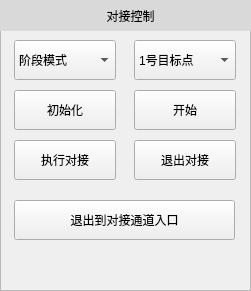
  <widget class="QFrame" name="frame_2">
   <property name="geometry">
    <rect>
     <x>10</x>
     <y>60</y>
     <width>251</width>
     <height>291</height>
    </rect>
   </property>
   <property name="frameShape">
    <enum>QFrame::StyledPanel</enum>
   </property>
   <property name="frameShadow">
    <enum>QFrame::Raised</enum>
   </property>
   <widget class="QPushButton" name="pushButton_7">
    <property name="geometry">
     <rect>
      <x>134</x>
      <y>140</y>
      <width>102</width>
      <height>40</height>
     </rect>
    </property>
    <property name="text">
     <string>退出对接</string>
    </property>
   </widget>
   <widget class="QPushButton" name="pushButton_5">
    <property name="geometry">
     <rect>
      <x>14</x>
      <y>140</y>
      <width>102</width>
      <height>40</height>
     </rect>
    </property>
    <property name="text">
     <string>执行对接</string>
    </property>
   </widget>
   <widget class="QPushButton" name="pushButton_6">
    <property name="geometry">
     <rect>
      <x>14</x>
      <y>200</y>
      <width>221</width>
      <height>40</height>
     </rect>
    </property>
    <property name="text">
     <string>退出到对接通道入口</string>
    </property>
   </widget>
   <widget class="QPushButton" name="pushButton_3">
    <property name="geometry">
     <rect>
      <x>14</x>
      <y>90</y>
      <width>102</width>
      <height>40</height>
     </rect>
    </property>
    <property name="text">
     <string>初始化</string>
    </property>
   </widget>
   <widget class="QLabel" name="label_1_2">
    <property name="geometry">
     <rect>
      <x>0</x>
      <y>0</y>
      <width>261</width>
      <height>31</height>
     </rect>
    </property>
    <property name="styleSheet">
     <string notr="true">background-color: rgb(217, 217, 217);</string>
    </property>
    <property name="text">
     <string>对接控制</string>
    </property>
    <property name="alignment">
     <set>Qt::AlignCenter</set>
    </property>
   </widget>
   <widget class="QPushButton" name="pushButton_4">
    <property name="geometry">
     <rect>
      <x>134</x>
      <y>90</y>
      <width>102</width>
      <height>40</height>
     </rect>
    </property>
    <property name="text">
     <string>开始</string>
    </property>
   </widget>
   <widget class="QComboBox" name="comboBox2">
    <property name="geometry">
     <rect>
      <x>134</x>
      <y>40</y>
      <width>102</width>
      <height>40</height>
     </rect>
    </property>
    <item>
     <property name="text">
      <string>1号目标点</string>
     </property>
    </item>
    <item>
     <property name="text">
      <string>2号目标点</string>
     </property>
    </item>
   </widget>
   <widget class="QComboBox" name="comboBox3">
    <property name="geometry">
     <rect>
      <x>14</x>
      <y>40</y>
      <width>102</width>
      <height>40</height>
     </rect>
    </property>
    <property name="styleSheet">
     <string notr="true"/>
    </property>
    <item>
     <property name="text">
      <string>阶段模式</string>
     </property>
    </item>
    <item>
     <property name="text">
      <string>连续模式</string>
     </property>
    </item>
   </widget>
  </widget>
